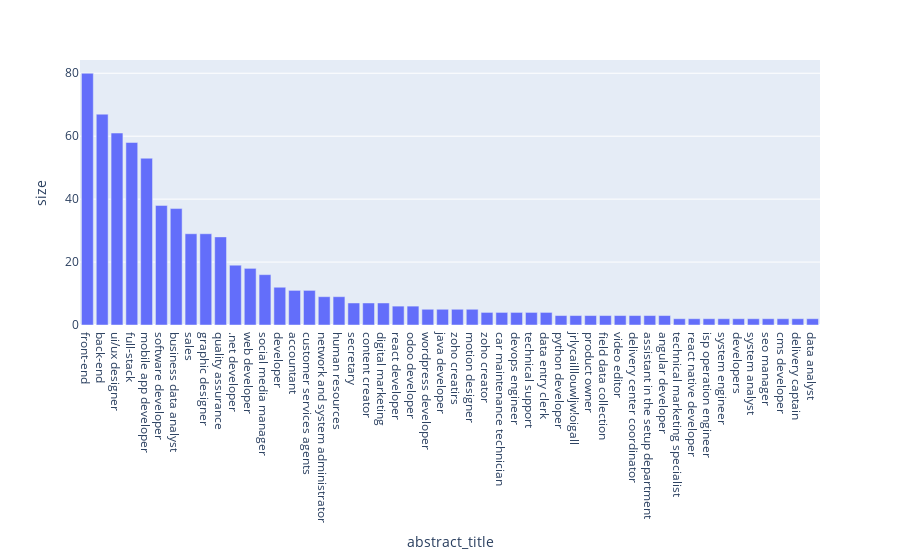

Write notebook code for a chart like this one.
### Markdown cell above
### Job Title Demands
we previously mentioned that the telegram channel that we scraped data from, is a tech-oriented channel, most of the job posts are tech-related vacancies. <br>

Ploting the top 50 titles, we can see that there is a high demand on fron-end developers, followed by back-end, which make sense, then ui/ux developers.

### Code cell
px.bar(data.groupby("abstract_title",as_index=False).size().sort_values(by='size',ascending=False)[:50],x='abstract_title',y='size').update_xaxes(categoryorder="total descending")

### Figure 1 — Plotly figure (JSON) as saved in the notebook; plotly's stock layout.template omitted (floating-point values rounded to 4 significant figures)
{"data": [{"alignmentgroup": "True", "hovertemplate": "abstract_title=%{x}<br>size=%{y}<extra></extra>", "legendgroup": "", "marker": {"color": "#636efa", "pattern": {"shape": ""}}, "name": "", "offsetgroup": "", "orientation": "v", "showlegend": false, "textposition": "auto", "type": "bar", "x": ["front-end", "back-end", "ui/ux designer", "full-stack", "mobile app developer", "software developer", "business data analyst", "sales", "graphic designer", "quality assurance", ".net developer", "web developer", "social media manager", "developer", "accountant", "customer services agents", "network and system administrator", "human resources", "secretary", "content creator", "digital marketing", "react developer", "odoo developer", "wordpress developer", "java developer", "zoho creatirs", "motion designer", "zoho creator", "car maintenance technician", "devops engineer", "technical support", "data entry clerk", "python developer", "jrlycailllouwljw!oigall", "product owner", "field data collection", "video editor", "delivery center coordinator", "assistant in the setup department", "angular developer", "technical marketing specialist", "react native developer", "isp operation engineer", "system engineer", "developers", "system analyst", "seo manager", "cms developer", "delivery captain", "data analyst"], "xaxis": "x", "y": [80, 67, 61, 58, 53, 38, 37, 29, 29, 28, 19, 18, 16, 12, 11, 11, 9, 9, 7, 7, 7, 6, 6, 5, 5, 5, 5, 4, 4, 4, 4, 4, 3, 3, 3, 3, 3, 3, 3, 3, 2, 2, 2, 2, 2, 2, 2, 2, 2, 2], "yaxis": "y"}], "layout": {"barmode": "relative", "legend": {"tracegroupgap": 0}, "margin": {"t": 60}, "xaxis": {"anchor": "y", "categoryorder": "total descending", "domain": [0, 1], "title": {"text": "abstract_title"}}, "yaxis": {"anchor": "x", "domain": [0, 1], "title": {"text": "size"}}}}
